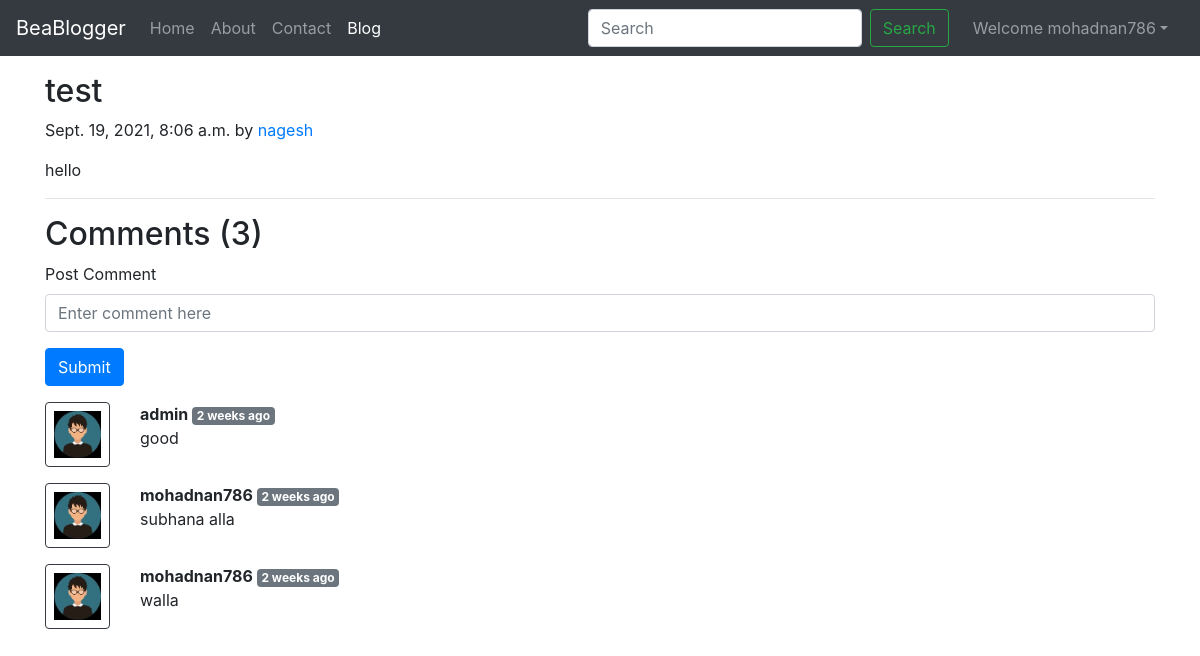
The app's page /blog/slugtera (signed in) with its own data.
### blog/models.py (models this page shows, shortened)
class Post(models.Model):
    sno=models.AutoField(primary_key=True)
    title=models.CharField(max_length=255)
    author=models.CharField(max_length=14)
    slug=models.CharField(max_length=130)
    timeStamp=models.DateTimeField(blank=True)
    content=models.TextField()

class BlogComment(models.Model):
    sno= models.AutoField(primary_key=True)
    comment=models.TextField()
    user=models.ForeignKey(User, on_delete=models.CASCADE)
    post=models.ForeignKey(Post, on_delete=models.CASCADE)
    parent=models.ForeignKey('self',on_delete=models.CASCADE, null=True )
    timestamp= models.DateTimeField(default=now)

### blog/views.py (the view)
# urls.py: path('<str:slug>', views.blogpost, name='blogpost'),
def blogpost(request, slug):
    post=Post.objects.filter(slug=slug).first()
    comments = BlogComment.objects.filter(post=post)
    context={'post':post, 'comments': comments, 'user': request.user}
    return render(request, "blog/blogpost.html", context)

### templates/blog/blogpost.html (shortened to what this page needs)
{% extends 'base.html' %}
{% block blogactive %} active {% endblock blogactive %}
{% block content %}
{% load humanize %}
<div class="container my-3">
    <h2 class="blog-post-title">{{post.title}}</h2>
    <p class="blog-post-meta">{{post.timeStamp}} by <a href="/about">{{post.author}}</a></p>
    <p>{{post.content}}</p>
    <hr>
</div>
<div class="container">
    <h2> Comments ({{comments.count}})</h2>
    <div class="my-2">
    {% if user.is_authenticated %}
    <form action="/blog/postComment" method="post">
        <div class="form-group">
            <label >Post Comment </label>
            <input type="text" class="form-control" name="comment" placeholder="Enter comment here">
        </div>
        <button type="submit" class="btn btn-primary">Submit</button>
    </form>
    {% else %}
    Please login to post a comment
    {% endif %}
    </div>
    {% for comment in comments %}
    <div class="row my-3">
        <div class="col-md-1  ">
        <img class="rounded mx-auto d-block w-100 border border-dark p-2" src="/static/img/user.png"  alt="user">
        </div>
        <div class="col-md-11 ">
        <b> {{comment.user.username}} </b> <span class="badge badge-secondary ">{{comment.timestamp| naturaltime}}</span>
        <div>   {{comment.comment}} </div>
    </div>
    </div>
    {% endfor %}
</div>
{% endblock content%}

### templates/base.html (shortened to what this page needs)
<!doctype html>
<html lang="en">
  <head>
    <link rel="stylesheet" href="https://stackpath.bootstrapcdn.com/bootstrap/4.5.2/css/bootstrap.min.css">
  </head>
  <body>
    <nav class="navbar navbar-expand-lg navbar-dark bg-dark">
        <a class="navbar-brand" href="/">BeaBlogger</a>
        <div class="collapse navbar-collapse" id="navbarSupportedContent">
          <ul class="navbar-nav mr-auto">
            <li class="nav-item {% block homeactive %}  {% endblock homeactive %}">
              <a class="nav-link" href="../">Home <span class="sr-only">(current)</span></a>
            </li>
            <li class="nav-item {% block aboutactive %}  {% endblock aboutactive %}" >
              <a class="nav-link" href="../about">About</a>
            </li>
            <li class="nav-item {% block contactactive %}  {% endblock contactactive %} ">
              <a class="nav-link" href="../contact">Contact</a>
            </li>
            <li class="nav-item {% block blogactive %}  {% endblock blogactive %} ">
              <a class="nav-link" href="../blog">Blog</a>
            </li>
          </ul>
          <form method="get" action="/search"class="form-inline my-2 my-lg-0 mx-3">
            <input class="form-control mr-sm-2" type="search" placeholder="Search" aria-label="Search" name="query" id="query">
            <button class="btn btn-outline-success my-2 my-sm-0 " type="submit">Search</button>
          </form>
{% if user.is_authenticated %}
<ul class="navbar-nav mr-2">
<li class="nav-item dropdown">
<a class="nav-link dropdown-toggle" href='#' id="navbarDropdown" role="button" data-toggle="dropdown"> Welcome {{request.user}}</a>
      </li>
      </ul>
      </div>
{% endif %}
      </nav>
      {% block content %}  {% endblock content %}
  </body>
</html>

### records on screen
Post: title "test", timeStamp "Sept. 19, 2021, 8:06 a.m.", author "nagesh", content "hello"
BlogComment: user.username "admin", timestamp "2 weeks ago", comment "good"
BlogComment: user.username "mohadnan786", timestamp "2 weeks ago", comment "subhana alla"
BlogComment: user.username "mohadnan786", timestamp "2 weeks ago", comment "walla"

### other values on screen
{{ request.user }} "mohadnan786"
{{ comments.count }} "3"
